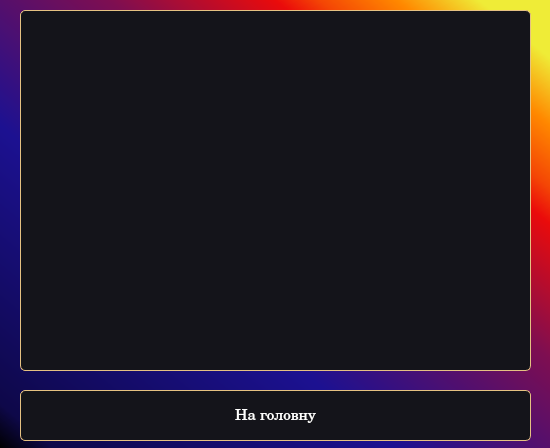
<?xml version="1.0" encoding="UTF-8"?>
<ui version="4.0">
 <class>table</class>
 <widget class="QMainWindow" name="table">
  <property name="geometry">
   <rect>
    <x>0</x>
    <y>0</y>
    <width>550</width>
    <height>448</height>
   </rect>
  </property>
  <property name="windowTitle">
   <string>Table</string>
  </property>
  <widget class="QWidget" name="centralwidget">
   <property name="styleSheet">
    <string notr="true">background-color:qlineargradient(spread:pad, x1:0, y1:1, x2:1, y2:0, stop:0 rgba(0, 0, 0, 255), stop:0.05 rgba(14, 8, 73, 255), stop:0.36 rgba(28, 17, 145, 255), stop:0.6 rgba(126, 14, 81, 255), stop:0.75 rgba(234, 11, 11, 255), stop:0.79 rgba(244, 70, 5, 255), stop:0.86 rgba(255, 136, 0, 255), stop:0.935 rgba(239, 236, 55, 255))</string>
   </property>
   <widget class="QTableWidget" name="tableWidget">
    <property name="geometry">
     <rect>
      <x>20</x>
      <y>10</y>
      <width>511</width>
      <height>361</height>
     </rect>
    </property>
    <property name="font">
     <font>
      <family>Century</family>
      <pointsize>14</pointsize>
      <italic>false</italic>
      <underline>false</underline>
      <strikeout>false</strikeout>
     </font>
    </property>
    <property name="styleSheet">
     <string notr="true">color: rgb(255, 170, 0); 
text-decoration: none; 
user-select: cursor;
background:#14141a;
outline: none; 
border: 1px solid #e5c182;
border-radius:5px</string>
    </property>
   </widget>
   <widget class="QPushButton" name="pushButton_2">
    <property name="geometry">
     <rect>
      <x>20</x>
      <y>390</y>
      <width>511</width>
      <height>51</height>
     </rect>
    </property>
    <property name="font">
     <font>
      <family>Century</family>
      <pointsize>11</pointsize>
      <weight>50</weight>
      <italic>false</italic>
      <bold>false</bold>
      <underline>false</underline>
      <strikeout>false</strikeout>
     </font>
    </property>
    <property name="styleSheet">
     <string notr="true">color: #fff; 
text-decoration: none; 
user-select: cursor;
background:#14141a;
outline: none; 
border: 1px solid #e5c182;
border-radius:5px</string>
    </property>
    <property name="text">
     <string>На головну</string>
    </property>
   </widget>
  </widget>
 </widget>
 <resources/>
 <connections/>
</ui>
